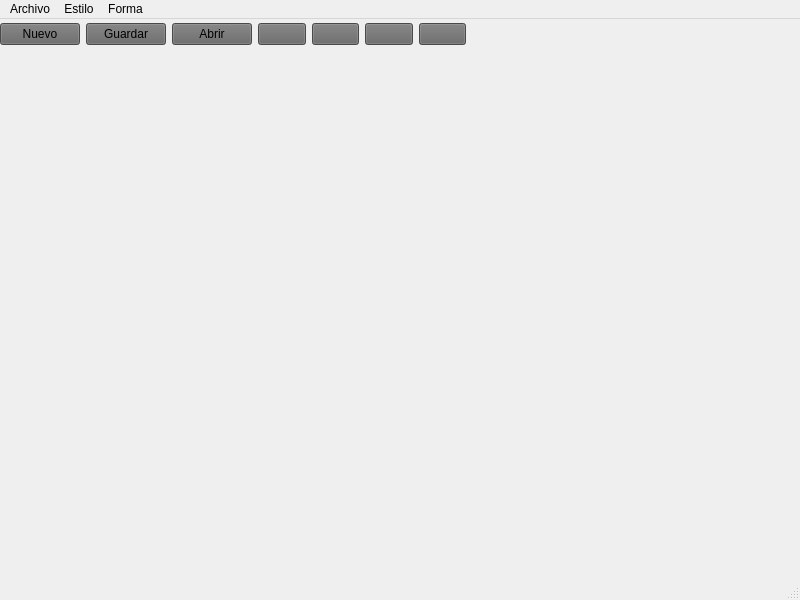
<?xml version="1.0" encoding="UTF-8"?>
<ui version="4.0">
 <class>Principal</class>
 <widget class="QMainWindow" name="Principal">
  <property name="geometry">
   <rect>
    <x>0</x>
    <y>0</y>
    <width>800</width>
    <height>600</height>
   </rect>
  </property>
  <property name="cursor">
   <cursorShape>CrossCursor</cursorShape>
  </property>
  <property name="windowTitle">
   <string>Principal</string>
  </property>
  <property name="windowIcon">
   <iconset resource="recursos.qrc">
    <normaloff>:/new/prefix1/Recursos/cepillo-de-pintura.png</normaloff>:/new/prefix1/Recursos/cepillo-de-pintura.png</iconset>
  </property>
  <widget class="QWidget" name="centralwidget">
   <widget class="QWidget" name="horizontalLayoutWidget">
    <property name="geometry">
     <rect>
      <x>0</x>
      <y>0</y>
      <width>466</width>
      <height>31</height>
     </rect>
    </property>
    <layout class="QHBoxLayout" name="horizontalLayout">
     <item>
      <widget class="QPushButton" name="btnNuevo">
       <property name="styleSheet">
        <string notr="true">background-color: rgb(102, 102, 102);</string>
       </property>
       <property name="text">
        <string>Nuevo</string>
       </property>
       <property name="icon">
        <iconset resource="recursos.qrc">
         <normaloff>:/new/prefix1/Recursos/nuevo-documento.png</normaloff>:/new/prefix1/Recursos/nuevo-documento.png</iconset>
       </property>
      </widget>
     </item>
     <item>
      <widget class="QPushButton" name="btnGuardar">
       <property name="styleSheet">
        <string notr="true">background-color: rgb(102, 102, 102);</string>
       </property>
       <property name="text">
        <string>Guardar</string>
       </property>
       <property name="icon">
        <iconset resource="recursos.qrc">
         <normaloff>:/new/prefix1/Recursos/guardar.png</normaloff>:/new/prefix1/Recursos/guardar.png</iconset>
       </property>
      </widget>
     </item>
     <item>
      <widget class="QPushButton" name="btnAbrir">
       <property name="styleSheet">
        <string notr="true">background-color: rgb(102, 102, 102);</string>
       </property>
       <property name="text">
        <string>Abrir</string>
       </property>
       <property name="icon">
        <iconset resource="recursos.qrc">
         <normaloff>:/new/prefix1/Recursos/abrir-documento.png</normaloff>:/new/prefix1/Recursos/abrir-documento.png</iconset>
       </property>
      </widget>
     </item>
     <item>
      <widget class="QPushButton" name="btnLibre">
       <property name="styleSheet">
        <string notr="true">background-color: rgb(102, 102, 102);</string>
       </property>
       <property name="text">
        <string/>
       </property>
       <property name="icon">
        <iconset resource="recursos.qrc">
         <normaloff>:/new/prefix1/Recursos/garabato.png</normaloff>:/new/prefix1/Recursos/garabato.png</iconset>
       </property>
      </widget>
     </item>
     <item>
      <widget class="QPushButton" name="btnLineas">
       <property name="styleSheet">
        <string notr="true">background-color: rgb(102, 102, 102);</string>
       </property>
       <property name="text">
        <string/>
       </property>
       <property name="icon">
        <iconset resource="recursos.qrc">
         <normaloff>:/new/prefix1/Recursos/linea-diagonal.png</normaloff>:/new/prefix1/Recursos/linea-diagonal.png</iconset>
       </property>
      </widget>
     </item>
     <item>
      <widget class="QPushButton" name="btnRec">
       <property name="styleSheet">
        <string notr="true">background-color: rgb(102, 102, 102);</string>
       </property>
       <property name="text">
        <string/>
       </property>
       <property name="icon">
        <iconset resource="recursos.qrc">
         <normaloff>:/new/prefix1/Recursos/contorno-de-forma-rectangular.png</normaloff>:/new/prefix1/Recursos/contorno-de-forma-rectangular.png</iconset>
       </property>
      </widget>
     </item>
     <item>
      <widget class="QPushButton" name="btnCir">
       <property name="styleSheet">
        <string notr="true">background-color: rgb(102, 102, 102);</string>
       </property>
       <property name="text">
        <string/>
       </property>
       <property name="icon">
        <iconset resource="recursos.qrc">
         <normaloff>:/new/prefix1/Recursos/circulo.png</normaloff>:/new/prefix1/Recursos/circulo.png</iconset>
       </property>
      </widget>
     </item>
    </layout>
   </widget>
  </widget>
  <widget class="QMenuBar" name="menubar">
   <property name="geometry">
    <rect>
     <x>0</x>
     <y>0</y>
     <width>800</width>
     <height>21</height>
    </rect>
   </property>
   <widget class="QMenu" name="menuArchivo">
    <property name="title">
     <string>Archivo</string>
    </property>
    <addaction name="actionNuevo"/>
    <addaction name="actionGuardar"/>
    <addaction name="separator"/>
    <addaction name="actionSalir"/>
    <addaction name="actionAbrir"/>
   </widget>
   <widget class="QMenu" name="menuEstilo">
    <property name="title">
     <string>Estilo</string>
    </property>
    <addaction name="actionColor"/>
    <addaction name="actionAncho"/>
   </widget>
   <widget class="QMenu" name="menuForma">
    <property name="title">
     <string>Forma</string>
    </property>
    <addaction name="actionLineas"/>
    <addaction name="actionLibre"/>
    <addaction name="actionRect_nculos"/>
    <addaction name="actionCircunferencias"/>
   </widget>
   <addaction name="menuArchivo"/>
   <addaction name="menuEstilo"/>
   <addaction name="menuForma"/>
  </widget>
  <widget class="QStatusBar" name="statusbar"/>
  <action name="actionNuevo">
   <property name="icon">
    <iconset resource="recursos.qrc">
     <normaloff>:/new/prefix1/Recursos/nuevo-documento.png</normaloff>:/new/prefix1/Recursos/nuevo-documento.png</iconset>
   </property>
   <property name="text">
    <string>Nuevo</string>
   </property>
   <property name="shortcut">
    <string>Ctrl+N</string>
   </property>
  </action>
  <action name="actionGuardar">
   <property name="icon">
    <iconset resource="recursos.qrc">
     <normaloff>:/new/prefix1/Recursos/guardar.png</normaloff>:/new/prefix1/Recursos/guardar.png</iconset>
   </property>
   <property name="text">
    <string>Guardar</string>
   </property>
   <property name="shortcut">
    <string>Ctrl+S</string>
   </property>
  </action>
  <action name="actionSalir">
   <property name="text">
    <string>Salir</string>
   </property>
   <property name="shortcut">
    <string>Ctrl+Q</string>
   </property>
  </action>
  <action name="actionColor">
   <property name="text">
    <string>Color</string>
   </property>
   <property name="shortcut">
    <string>Ctrl+Shift+C</string>
   </property>
  </action>
  <action name="actionAncho">
   <property name="text">
    <string>Ancho</string>
   </property>
   <property name="shortcut">
    <string>Ctrl+Shift+A</string>
   </property>
  </action>
  <action name="actionLineas">
   <property name="checkable">
    <bool>true</bool>
   </property>
   <property name="text">
    <string>Lineas</string>
   </property>
  </action>
  <action name="actionLibre">
   <property name="checkable">
    <bool>true</bool>
   </property>
   <property name="text">
    <string>Libre</string>
   </property>
  </action>
  <action name="actionRect_nculos">
   <property name="checkable">
    <bool>true</bool>
   </property>
   <property name="text">
    <string>Rectánculos</string>
   </property>
  </action>
  <action name="actionCircunferencias">
   <property name="checkable">
    <bool>true</bool>
   </property>
   <property name="text">
    <string>Circunferencias</string>
   </property>
  </action>
  <action name="actionAbrir">
   <property name="icon">
    <iconset resource="recursos.qrc">
     <normaloff>:/new/prefix1/Recursos/abrir-documento.png</normaloff>:/new/prefix1/Recursos/abrir-documento.png</iconset>
   </property>
   <property name="text">
    <string>Abrir</string>
   </property>
  </action>
 </widget>
 <resources>
  <include location="recursos.qrc"/>
 </resources>
 <connections/>
</ui>
